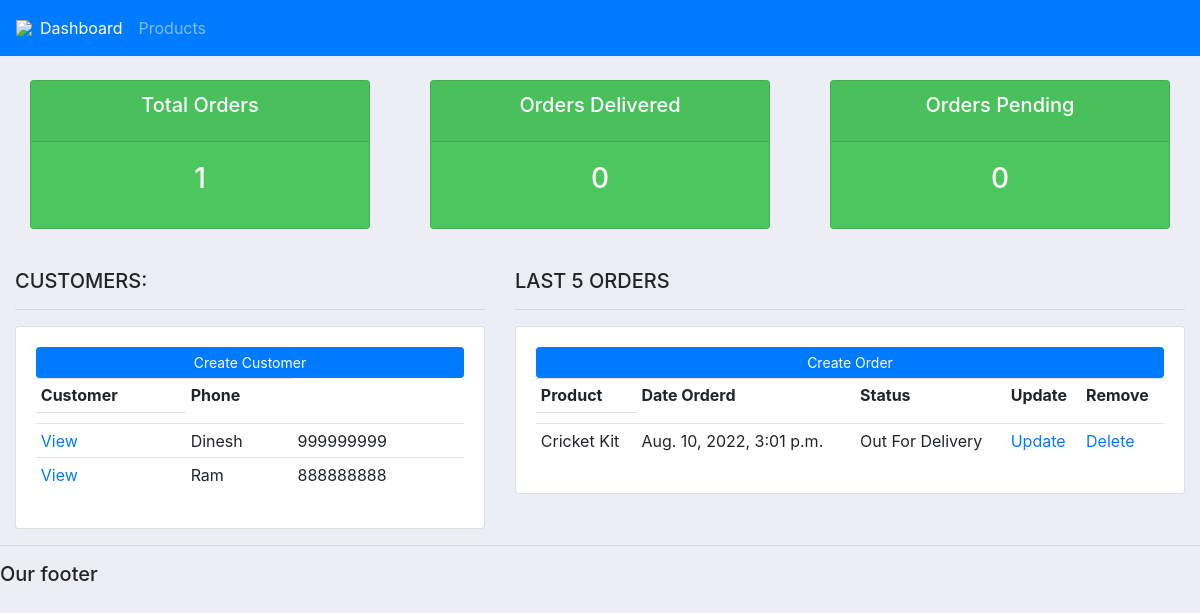
/, run on an earlier commit of the app's database.
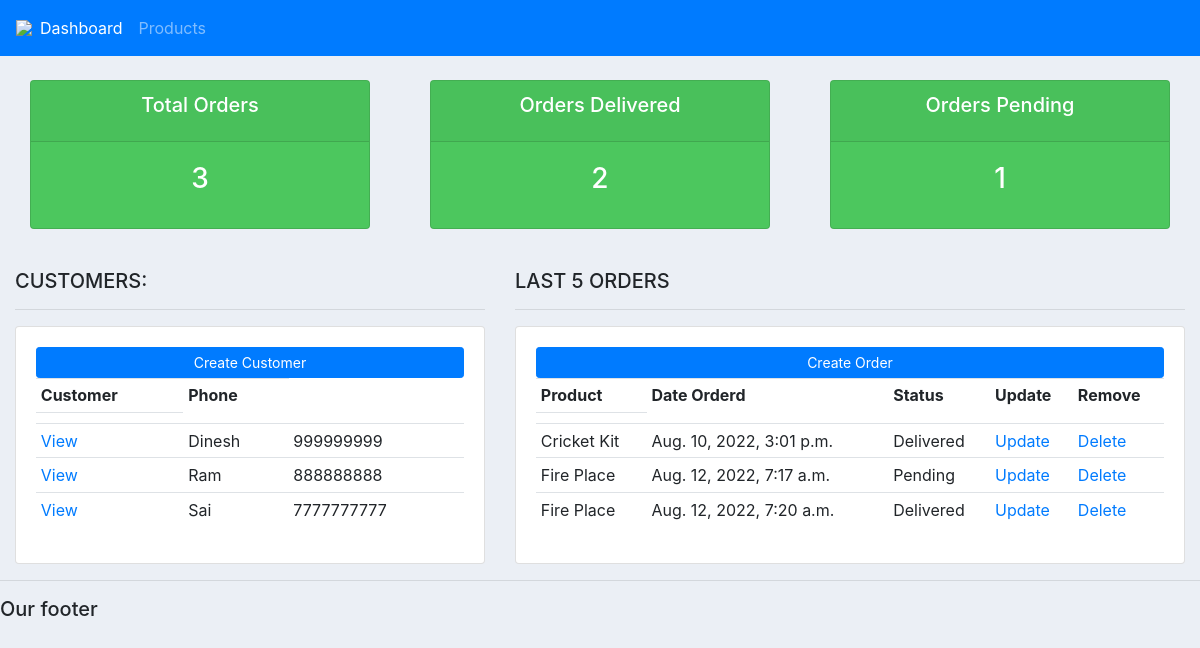
And on a later commit of the database.
### accounts/models.py (models this page shows, shortened)
class Customer(models.Model):
    name=models.CharField(max_length=250, null=True)
    phone=models.CharField(max_length=120, null=True)
    email=models.CharField(max_length=200, null=True)
    date_created=models.DateTimeField(auto_now_add=True, null=True)

class order(models.Model):
    STATUS=(('Pending', 'Pending'),('Delivered', 'Delivered'),('Out For Delivery','Out For Delivery'))
    Customer=models.ForeignKey(Customer, null=True, on_delete=models.SET_NULL)
    Product=models.ForeignKey(product, null=True, on_delete=models.SET_NULL)
    date_created=models.DateTimeField(auto_now_add=True,  null=True)
    status=models.CharField(max_length=250, null=True, choices=STATUS)

class product(models.Model):
    CATEGORY=(('Indoor', 'Indoor'), ('Outdoor','OutDoor'))
    name=models.CharField(max_length=250, null=True)
    price=models.FloatField(null=True)
    category=models.CharField(max_length=250, null=True, choices=CATEGORY)
    description=models.CharField(max_length=250, null=True, blank=True)
    date_created=models.DateTimeField(auto_now_add=True, null=True)
    Tag=models.ManyToManyField(tag)
    def __str__(self) -> str:
        return self.name

### accounts/views.py (the view)
# urls.py: 2. Add a URL to urlpatterns:  path('', views.home, name='home')
def home(request):
    customers=Customer.objects.all()
    orders=order.objects.all()
    totalcustomers=customers.count()
    totalorders=orders.count()
    delivered=orders.filter(status='Delivered').count()
    pending=orders.filter(status='Pending').count()
    context={'customers':customers, 'orders':orders,'totalcustomers':totalcustomers,'delivered':delivered,'totalorders':totalorders,'pending':pending}
    return render(request,'accounts/dashboard.html', context)

### accounts/templates/accounts/dashboard.html
{%  extends 'accounts/main.html' %}
{% block content %}
{%  include 'accounts/status.html' %}
<br>
<div class="row">
	<div class="col-md-5">
		<h5>CUSTOMERS:</h5>
		<hr>
		<div class="card card-body">
			<a class="btn btn-primary  btn-sm btn-block" href="">Create Customer</a>
			<table class="table table-sm">
				<tr>
					<th>Customer</th>
					<th>Phone</th>
				</tr>
				<td>
					{% for i in customers %}
					<tr>
					<td><a href='{% url 'customer' i.id %}'>View</a></td>
					<td>{{ i.name }}</td>
					<td>{{ i.phone }}</td>
					</tr>
					{% endfor %}
				</td>
			</table>
		</div>
	</div>
	<div class="col-md-7">
		<h5>LAST 5 ORDERS</h5>
		<hr>
		<div class="card card-body">
			<a class="btn btn-primary  btn-sm btn-block" href='{% url 'createorder'  %}'>Create Order</a>
			<table class="table table-sm">
				<tr>
					<th>Product</th>
					<th>Date Orderd</th>
					<th>Status</th>
					<th>Update</th>
					<th>Remove</th>
				</tr>
				<td>
					{% for i in orders %}
					<tr>
					<td>{{ i.Product }}</td>
					<td>{{ i.date_created }}</td>
					<td>{{ i.status }}</td>
					<td><a href='{% url 'updateorder' i.id  %}'>Update</a></td>
					<td><a href='{% url 'delete' i.id %}'>Delete</a></td>
					</tr>
					{% endfor %}
				</td>
			</table>
		</div>
	</div>
</div>
{% endblock %}

### accounts/templates/accounts/main.html (shortened to what this page needs)
{% load static %}
<!DOCTYPE html>
<html>
<head>
	<link rel="stylesheet" href="https://stackpath.bootstrapcdn.com/bootstrap/4.3.1/css/bootstrap.min.css">
	<link rel="stylesheet" type="text/css" href="{% static '/css/main.css' %}">
</head>
<body>
	{%  include 'accounts/navbar.html' %}
	<div class="container-fluid">
	{% block content %}
	{% endblock %}
    </div>
	<hr>
	<h5>Our footer</h5>
</body>
</html>

### accounts/templates/accounts/navbar.html (shortened to what this page needs)
{% load static %}
<nav class="navbar navbar-expand-lg navbar-dark bg-primary">
      <img src="{% static 'images/logo.png' %}">
    <div class="collapse navbar-collapse" id="navbarNav">
      <ul class="navbar-nav">
        <li class="nav-item active">
          <a class="nav-link" href='{% url 'home' %}'>Dashboard</a>
        </li>
        <li class="nav-item">
          <a class="nav-link" href="{% url 'products' %}">Products</a>
        </li>
      </ul>
    </div>
  </nav>

### accounts/templates/accounts/status.html
<br>
<div class="row">
	<div class="col">
		<div class="col-md">
			<div class="card text-center text-white  mb-3" id="total-orders">
			  	<div class="card-header">
			  		<h5 class="card-title">Total Orders</h5>
			  	</div>
			  	<div class="card-body">
			    	<h3 class="card-title">{{totalorders}}</h3>
			  	</div>
			</div>
		</div>
	</div>
	<div class="col">
		<div class="col-md">
			<div class="card text-center text-white  mb-3" id="orders-delivered">
			  	<div class="card-header">
			  		<h5 class="card-title">Orders Delivered</h5>
			  	</div>
			  	<div class="card-body">
			    	<h3 class="card-title">{{delivered}}</h3>
			  	</div>
			</div>
		</div>
	</div>
	<div class="col">
		<div class="col-md">
			<div class="card text-center text-white  mb-3" id="orders-pending">
			  	<div class="card-header">
			  		<h5 class="card-title">Orders Pending</h5>
			  	</div>
			  	<div class="card-body">
			    	<h3 class="card-title">{{pending}}</h3>
			  	</div>
			</div>
		</div>
	</div>
</div>

### static/css/main.css (style rules this page uses)
body { background-color: #ebeff5; }
#total-orders { background-color: #4cc75e; }
#orders-delivered { background-color: #4cc75e; }
#orders-pending { background-color: #4cc75e; }

What changed in the data, as far as the page shows it:
added Customer: name "Sai", phone "7777777777"
changed order "Aug. 10, 2022, 3:01 p.m.": status "Out For Delivery" → "Delivered"
added order: Product "Fire Place", date_created "Aug. 12, 2022, 7:17 a.m.", status "Pending"
added order: Product "Fire Place", date_created "Aug. 12, 2022, 7:20 a.m.", status "Delivered"
Also different on the page:
{{ totalorders }}: "1" → "3"
{{ delivered }}: "0" → "2"
{{ pending }}: "0" → "1"
